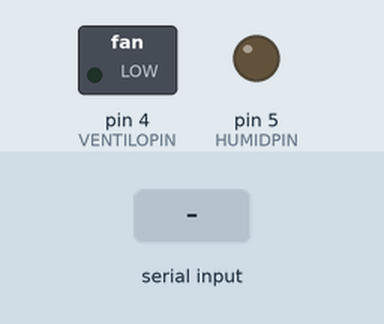
Recording of a program running on a simulated Arduino Uno, built with avr-gcc and run on an emulated ATmega328P. On the bench: switched loads named in the program (green lamp = pin HIGH), output pins drawn as LEDs (lit = HIGH). The test bench sets the inputs (shaded band). What the program prints to the serial monitor is not drawn.

Above: at 1.2 s.
1.3 s: "HumidON" received over Serial
At 1.8 s:
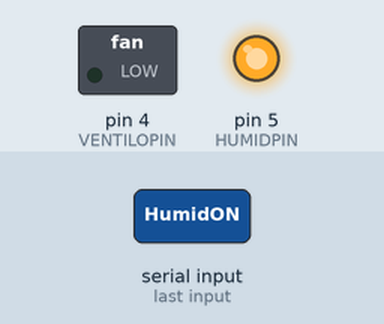
2.8 s: "VentilON" received over Serial
At 3.7 s:
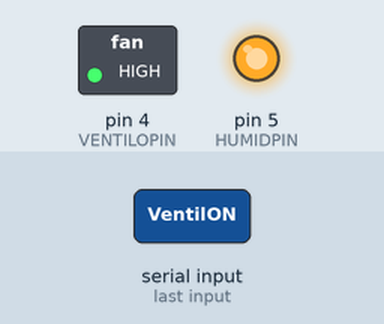
4.8 s: "HumidOFF" received over Serial
At 5.6 s:
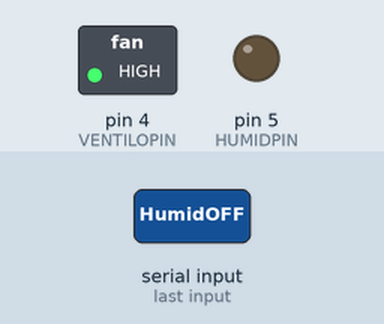
Timing chart, 0 to 7.8 s (numbered marks = the images above; inputs shaded):
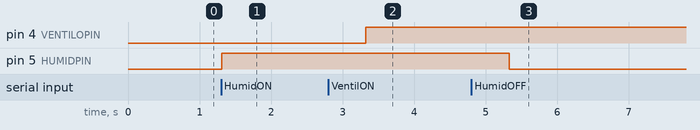

The program:

main.cpp
```cpp
// LIBRAIRIES
#include <Arduino.h>
#include <DHT.h>

// PIN
#define DHTPIN1 2     // Digital pin connected to the DHT sensor int
#define DHTPIN2 3     // Digital pin connected to the DHT sensor ext
#define DHTTYPE DHT22 // DHT 22 (AM2302)
#define VENTILOPIN 4  // Digital pin du ventilo
#define HUMIDPIN 5    // Digital pin de l'humidificateur
DHT dhtint(DHTPIN1, DHTTYPE);
DHT dhtext(DHTPIN2, DHTTYPE);

// DEFINITION DES CONSTANTES
const int DELAIS_MIN = 2000;
const int NB_CAPTEUR = 2;
unsigned long baud = 115200;
int etatVentilateur = 0;
int etatHumidificateur = 0;
String commandeRaspberry;

// DEFINITION DES FONCTIONS
void readSerialPort()
{
  commandeRaspberry = "";
  if (Serial.available())
  {
    delay(10);
    while (Serial.available() > 0)
    {
      commandeRaspberry += (char)Serial.read();
    }
    Serial.flush();
  }
}

void sendData()
{
  float humiditeint = dhtint.readHumidity();
  float humiditeext = dhtext.readHumidity();
  float temperatureint = dhtint.readTemperature();
  float temperatureext = dhtext.readTemperature();
  if (digitalRead(VENTILOPIN) == HIGH)
  {
    etatVentilateur = 1;
  }
  else
  {
    etatVentilateur = 0;
  }
  if (digitalRead(HUMIDPIN) == HIGH)
  {
    etatHumidificateur = 1;
  }
  else
  {
    etatHumidificateur = 0;
  }

  Serial.print(String(humiditeext) + ';');
  Serial.print(String(humiditeint) + ';');
  Serial.print(String(temperatureext) + ';');
  Serial.print(String(temperatureint) + ';');
  Serial.print(String(etatVentilateur) + ';');
  Serial.println(String(etatHumidificateur));

  delay(DELAIS_MIN);
  Serial.flush();
}

// MAIN
void setup()
{
  Serial.begin(baud);
  dhtext.begin();
  dhtint.begin();
  pinMode(VENTILOPIN, OUTPUT);
  pinMode(HUMIDPIN, OUTPUT);
}
void loop()
{
  readSerialPort();

  if (commandeRaspberry == "data")
  {
    sendData();
  }
  else if (commandeRaspberry == "HumidON")
  {
    digitalWrite(HUMIDPIN, HIGH);
    Serial.print("Humidificateur ON !");
    delay(DELAIS_MIN);
    Serial.flush();
  }
  else if (commandeRaspberry == "HumidOFF")
  {
    digitalWrite(HUMIDPIN, LOW);
    Serial.print("Humidificateur OFF !");
    delay(DELAIS_MIN);
    Serial.flush();
  }
  else if (commandeRaspberry == "VentilON")
  {
    digitalWrite(VENTILOPIN, HIGH);
    Serial.print("Ventilateur ON !");
    delay(DELAIS_MIN);
    Serial.flush();
  }
  else if (commandeRaspberry == "VentilOFF")
  {
    digitalWrite(VENTILOPIN, LOW);
    Serial.print("Ventilateur OFF !");
    delay(DELAIS_MIN);
    Serial.flush();
  }
}
```

Measured:
- after the input at 1.3 s, pin 5 (HUMIDPIN): LOW → HIGH at once
- after the input at 2.8 s, pin 4 (VENTILOPIN): LOW → HIGH after 0.52 s
- after the input at 4.8 s, pin 5 (HUMIDPIN): HIGH → LOW after 0.53 s
